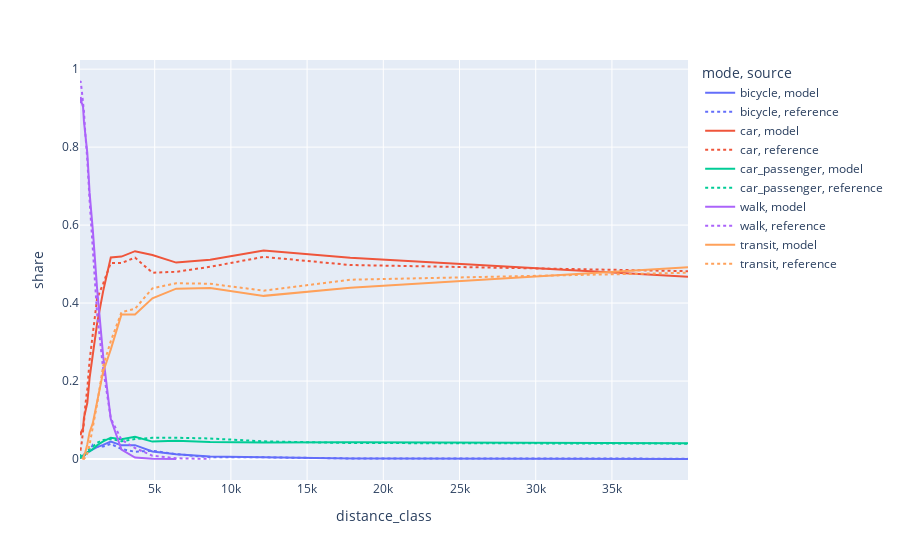

Notebook cell for this chart:
### Code cell
import plotly.express as px
px.line(df_comparison, x = "distance_class", y = "share", color = "mode", line_dash = "source")

### Figure 1 — Plotly figure (JSON) as saved in the notebook; plotly's stock layout.template omitted (floating-point values rounded to 4 significant figures)
{"data": [{"hovertemplate": "mode=bicycle<br>source=model<br>distance_class=%{x}<br>share=%{y}<extra></extra>", "legendgroup": "bicycle, model", "line": {"color": "#636efa", "dash": "solid"}, "marker": {"symbol": "circle"}, "mode": "lines", "name": "bicycle, model", "orientation": "v", "showlegend": true, "type": "scatter", "x": [100, 140, 220, 300, 360, 450, 580, 730, 940, 1220, 1620, 2120, 2820, 3710, 4850, 6410, 8640, 12150, 17830, 39990], "xaxis": "x", "y": [0.00404, 0.004911, 0.006607, 0.008355, 0.007106, 0.01329, 0.01566, 0.0206, 0.02476, 0.03072, 0.03637, 0.04499, 0.03502, 0.03549, 0.01948, 0.01228, 0.006382, 0.004318, 0.001446, 4.923e-05], "yaxis": "y"}, {"hovertemplate": "mode=bicycle<br>source=reference<br>distance_class=%{x}<br>share=%{y}<extra></extra>", "legendgroup": "bicycle, reference", "line": {"color": "#636efa", "dash": "dot"}, "marker": {"symbol": "circle"}, "mode": "lines", "name": "bicycle, reference", "orientation": "v", "showlegend": true, "type": "scatter", "x": [100, 140, 220, 300, 360, 450, 580, 730, 940, 1220, 1620, 2120, 2820, 3710, 4850, 6410, 8640, 12150, 17830, 39990], "xaxis": "x", "y": [0.004511, 0.003553, 0.008523, 0.006995, 0.007859, 0.01199, 0.02117, 0.02027, 0.03631, 0.03219, 0.03193, 0.0388, 0.02563, 0.01852, 0.02137, 0.01238, 0.004587, 0.004402, 0.001434, 0.000942], "yaxis": "y"}, {"hovertemplate": "mode=car<br>source=model<br>distance_class=%{x}<br>share=%{y}<extra></extra>", "legendgroup": "car, model", "line": {"color": "#EF553B", "dash": "solid"}, "marker": {"symbol": "circle"}, "mode": "lines", "name": "car, model", "orientation": "v", "showlegend": true, "type": "scatter", "x": [100, 140, 220, 300, 360, 450, 580, 730, 940, 1220, 1620, 2120, 2820, 3710, 4850, 6410, 8640, 12150, 17830, 39990], "xaxis": "x", "y": [0.07085, 0.06138, 0.07268, 0.07808, 0.106, 0.1191, 0.1442, 0.2082, 0.2704, 0.3469, 0.4307, 0.5168, 0.5193, 0.5331, 0.5233, 0.5038, 0.5111, 0.5348, 0.5164, 0.4674], "yaxis": "y"}, {"hovertemplate": "mode=car<br>source=reference<br>distance_class=%{x}<br>share=%{y}<extra></extra>", "legendgroup": "car, reference", "line": {"color": "#EF553B", "dash": "dot"}, "marker": {"symbol": "circle"}, "mode": "lines", "name": "car, reference", "orientation": "v", "showlegend": true, "type": "scatter", "x": [100, 140, 220, 300, 360, 450, 580, 730, 940, 1220, 1620, 2120, 2820, 3710, 4850, 6410, 8640, 12150, 17830, 39990], "xaxis": "x", "y": [0.02504, 0.0242, 0.04416, 0.06963, 0.09363, 0.1384, 0.1798, 0.2529, 0.3207, 0.4112, 0.4501, 0.5029, 0.5027, 0.5167, 0.4779, 0.4802, 0.493, 0.5185, 0.4976, 0.4818], "yaxis": "y"}, {"hovertemplate": "mode=car_passenger<br>source=model<br>distance_class=%{x}<br>share=%{y}<extra></extra>", "legendgroup": "car_passenger, model", "line": {"color": "#00cc96", "dash": "solid"}, "marker": {"symbol": "circle"}, "mode": "lines", "name": "car_passenger, model", "orientation": "v", "showlegend": true, "type": "scatter", "x": [100, 140, 220, 300, 360, 450, 580, 730, 940, 1220, 1620, 2120, 2820, 3710, 4850, 6410, 8640, 12150, 17830, 39990], "xaxis": "x", "y": [0.01227, 0.005316, 0.007543, 0.0081, 0.0115, 0.01306, 0.01772, 0.0197, 0.02518, 0.0353, 0.04519, 0.05472, 0.05053, 0.05697, 0.0447, 0.04693, 0.04358, 0.04245, 0.04271, 0.04076], "yaxis": "y"}, {"hovertemplate": "mode=car_passenger<br>source=reference<br>distance_class=%{x}<br>share=%{y}<extra></extra>", "legendgroup": "car_passenger, reference", "line": {"color": "#00cc96", "dash": "dot"}, "marker": {"symbol": "circle"}, "mode": "lines", "name": "car_passenger, reference", "orientation": "v", "showlegend": true, "type": "scatter", "x": [100, 140, 220, 300, 360, 450, 580, 730, 940, 1220, 1620, 2120, 2820, 3710, 4850, 6410, 8640, 12150, 17830, 39990], "xaxis": "x", "y": [0.002972, 0.002637, 0.0032, 0.003888, 0.007193, 0.01063, 0.01773, 0.02702, 0.03166, 0.04179, 0.04887, 0.05142, 0.04566, 0.05117, 0.05445, 0.05455, 0.05265, 0.04531, 0.04104, 0.03939], "yaxis": "y"}, {"hovertemplate": "mode=walk<br>source=model<br>distance_class=%{x}<br>share=%{y}<extra></extra>", "legendgroup": "walk, model", "line": {"color": "#ab63fa", "dash": "solid"}, "marker": {"symbol": "circle"}, "mode": "lines", "name": "walk, model", "orientation": "v", "showlegend": true, "type": "scatter", "x": [100, 140, 220, 300, 360, 450, 580, 730, 940, 1220, 1620, 2120, 2820, 3710, 4850, 6410], "xaxis": "x", "y": [0.9128, 0.9284, 0.913, 0.9029, 0.866, 0.8372, 0.7844, 0.6826, 0.5876, 0.4377, 0.2639, 0.1023, 0.02429, 0.003911, 0.0004631, 5.41e-05], "yaxis": "y"}, {"hovertemplate": "mode=walk<br>source=reference<br>distance_class=%{x}<br>share=%{y}<extra></extra>", "legendgroup": "walk, reference", "line": {"color": "#ab63fa", "dash": "dot"}, "marker": {"symbol": "circle"}, "mode": "lines", "name": "walk, reference", "orientation": "v", "showlegend": true, "type": "scatter", "x": [100, 140, 220, 300, 360, 450, 580, 730, 940, 1220, 1620, 2120, 2820, 3710, 4850, 6410, 8640], "xaxis": "x", "y": [0.9675, 0.9696, 0.9441, 0.9191, 0.8911, 0.8346, 0.7671, 0.6627, 0.5334, 0.3743, 0.2306, 0.1044, 0.04953, 0.02824, 0.008516, 0.001958, 0.0002115], "yaxis": "y"}, {"hovertemplate": "mode=transit<br>source=model<br>distance_class=%{x}<br>share=%{y}<extra></extra>", "legendgroup": "transit, model", "line": {"color": "#FFA15A", "dash": "solid"}, "marker": {"symbol": "circle"}, "mode": "lines", "name": "transit, model", "orientation": "v", "showlegend": true, "type": "scatter", "x": [220, 300, 360, 450, 580, 730, 940, 1220, 1620, 2120, 2820, 3710, 4850, 6410, 8640, 12150, 17830, 39990], "xaxis": "x", "y": [0.0001263, 0.002547, 0.009358, 0.01735, 0.038, 0.06895, 0.0921, 0.1493, 0.2238, 0.2812, 0.3709, 0.3705, 0.4121, 0.4369, 0.4389, 0.4185, 0.4394, 0.4918], "yaxis": "y"}, {"hovertemplate": "mode=transit<br>source=reference<br>distance_class=%{x}<br>share=%{y}<extra></extra>", "legendgroup": "transit, reference", "line": {"color": "#FFA15A", "dash": "dot"}, "marker": {"symbol": "circle"}, "mode": "lines", "name": "transit, reference", "orientation": "v", "showlegend": true, "type": "scatter", "x": [300, 360, 450, 580, 730, 940, 1220, 1620, 2120, 2820, 3710, 4850, 6410, 8640, 12150, 17830, 39990], "xaxis": "x", "y": [0.0003853, 0.0001887, 0.004328, 0.01422, 0.03706, 0.07788, 0.1405, 0.2385, 0.3024, 0.3765, 0.3854, 0.4378, 0.4509, 0.4496, 0.4318, 0.4599, 0.4779], "yaxis": "y"}], "layout": {"legend": {"title": {"text": "mode, source"}, "tracegroupgap": 0}, "margin": {"t": 60}, "xaxis": {"anchor": "y", "domain": [0, 1], "title": {"text": "distance_class"}}, "yaxis": {"anchor": "x", "domain": [0, 1], "title": {"text": "share"}}}}
